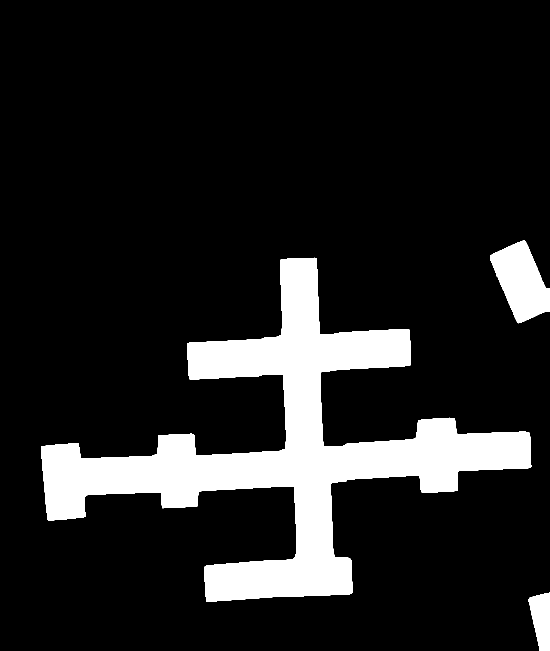
%> input picture matlab_dominator/dominoes.png, 1099 x 1301 px (shown at 1/2 size)
$ octave detect_dominoes.m   (GNU Octave 9; MATLAB toolbox functions it lacks are replaced by stand-ins)
%> lines starting %> are read from the running program, lines starting %| are printed output that depends on the picture; in (x1, y1, x2, y2) boxes, pixels count from 0 and x2, y2 are one past the last pixel; in counts of white or black regions, pixels touching at a corner belong together; the program's own positions count from 1
### matlab_dominator/points_in_rectangle.m
function inside = points_in_rectangle(x, y, rect)

cx = rect(1);
cy = rect(2);
a = rect(3);
% s = rect(4);
s = 18;

R = [cos(a) -sin(a); sin(a) cos(a)];
rect = [s s -s;
        s/2 -s/2 s/2];
rect = R * rect;
rect(1, :) = rect(1, :) + cx;
rect(2, :) = rect(2, :) + cy;
ax = rect(1, 1);
ay = rect(2, 1);
bx = rect(1, 2);
by = rect(2, 2);
dx = rect(1, 3);
dy = rect(2, 3);

bax = bx - ax;
bay = by - ay;
dax = dx - ax;
day = dy - ay;

outside = ((x - ax) * bax + (y - ay) * bay < 0.0) | ...
((x - bx) * bax + (y - by) * bay > 0.0) | ...
((x - ax) * dax + (y - ay) * day < 0.0) | ...
((x - dx) * dax + (y - dy) * day > 0.0);
inside = ~outside;

### matlab_dominator/rectobjfn.m
function cost = rectobjfn(im, X, Y, rect)

rect
inside = points_in_rectangle(X, Y, rect);
sample = im(inside);
cost = numel(sample) - nnz(sample);

im(inside) = im(inside) + 1;
figure(1); sc(im);
drawnow;
1

### matlab_dominator/detect_dominoes.m
im = im2double(imread('dominoes.png'));
%> im: size 1301x1099 double; values 0 (black) and 1 (white), 13.5% white; 3 white regions, box (x1, y1, x2, y2) and area: (82, 515, 1063, 1204) 176967, (980, 481, 1099, 647) 11842, (1057, 1185, 1099, 1301) 3533

% im = imrotate(im, 30, 'crop');

im = imresize(im, 0.25, 'nearest');
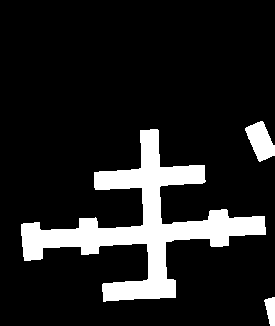
%> im: size 326x275 double; values 0 (black) and 1 (white), 13.4% white; 3 white regions, box (x1, y1, x2, y2) and area: (21, 129, 266, 302) 11090, (245, 121, 275, 162) 741, (264, 297, 275, 326) 226
[h, w] = size(im);
%> h = 326; w = 275
[imX, imY] = meshgrid(1:w, 1:h);
imX = imX(:);
imY = imY(:);

N = 2;
[imy, imx] = find(im);
%> imy = 12057 values from 122 to 326; imx = 12057 values from 22 to 275
cx = imx(11000); cy = imy(100); a = deg2rad(100); s = 32;
%> after `cx = imx(11000)`: cx = 254
%> after `cy = imy(100)`: cy = 254

% im = ones(256, 256);


rect = [cx cy a];
%> rect = [254 254 1.75]
% inside = points_in_rectangle(imX, imY, rect);

% im(inside) = im(inside) + 1;
% figure(1); sc(im);
opt = optimset('display', 'iter');
[rect, fval] = fminsearch(@(x) rectobjfn(im, imX, imY, x), rect, opt);
%> in rectobjfn, `sample = im(inside);`: sample = 647 values, max 1 at index 124, min 0 at index 1, mean 0.00155
%> in rectobjfn, `cost = numel(sample) - nnz(sample);`: cost = 646
%> in rectobjfn, `im(inside) = im(inside) + 1;`:
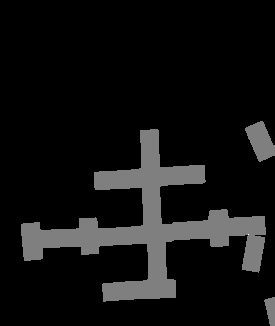
%> im: size 326x275 double; 0.72% of pixels changed, all inside (x1, y1, x2, y2) = (242, 234, 265, 273); drawn with min black and max white
%> the run ends on the next line
